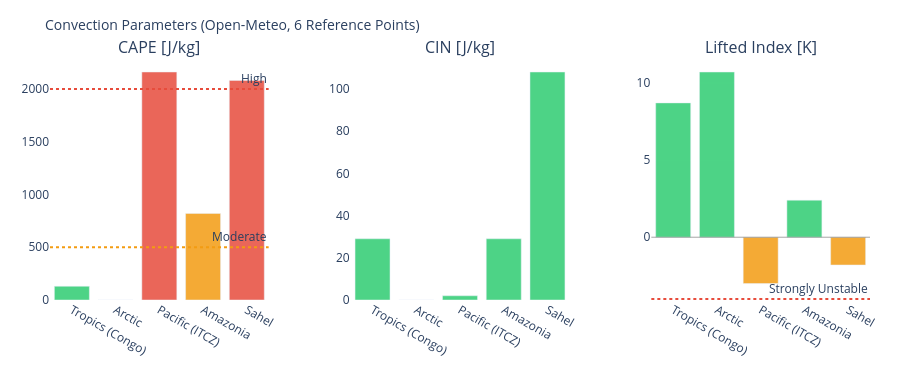

Notebook code for this chart:
### Markdown cell above
---
## 3. Visualizations

### Code cell
# ============================================================
# CAPE / CIN / LIFTED INDEX – Convection potential
# ============================================================

if not df_atm.empty:
    fig = make_subplots(
        rows=1, cols=3,
        subplot_titles=['CAPE [J/kg]', 'CIN [J/kg]', 'Lifted Index [K]'],
        horizontal_spacing=0.1
    )
    pts = df_atm['point'].tolist()
    pt_colors = ['#E85D24','#185FA5','#888780','#378ADD','#639922','#F2A623']

    # CAPE – höher = mehr Gewitterpotential
    cape_vals = df_atm['cape'].fillna(0).tolist()
    cape_colors = ['#e74c3c' if v > 2000 else '#f39c12' if v > 500 else '#2ecc71'
                   for v in cape_vals]
    fig.add_trace(go.Bar(x=pts, y=cape_vals, marker_color=cape_colors,
                         opacity=0.85, showlegend=False), row=1, col=1)
    fig.add_hline(y=2000, line_dash='dot', line_color='#e74c3c',
                  annotation_text='High', row=1, col=1)
    fig.add_hline(y=500,  line_dash='dot', line_color='#f39c12',
                  annotation_text='Moderate', row=1, col=1)

    # CIN – negativer = stärker gedeckelt (weniger Auslöse)
    cin_vals = df_atm['cin'].fillna(0).tolist()
    cin_colors = ['#e74c3c' if v < -200 else '#f39c12' if v < -50 else '#2ecc71'
                  for v in cin_vals]
    fig.add_trace(go.Bar(x=pts, y=cin_vals, marker_color=cin_colors,
                         opacity=0.85, showlegend=False), row=1, col=2)

    # Lifted Index – negativ = instabil
    li_vals = df_atm['li'].fillna(0).tolist()
    li_colors = ['#e74c3c' if v < -4 else '#f39c12' if v < 0 else '#2ecc71'
                 for v in li_vals]
    fig.add_trace(go.Bar(x=pts, y=li_vals, marker_color=li_colors,
                         opacity=0.85, showlegend=False), row=1, col=3)
    fig.add_hline(y=0, line_color='gray', line_width=0.7, row=1, col=3)
    fig.add_hline(y=-4, line_dash='dot', line_color='#e74c3c',
                  annotation_text='Strongly Unstable', row=1, col=3)

    fig.update_layout(
        title=dict(text='Convection Parameters (Open-Meteo, 6 Reference Points)', font=dict(size=14)),
        height=380, plot_bgcolor='rgba(0,0,0,0)', paper_bgcolor='rgba(0,0,0,0)',
        margin=dict(l=50, r=30, t=60, b=80)
    )
    fig.update_xaxes(tickangle=30)
    fig.show()

### Figure 1 — Plotly figure (JSON) as saved in the notebook; plotly's stock layout.template omitted (floating-point values rounded to 4 significant figures)
{"data": [{"marker": {"color": ["#2ecc71", "#2ecc71", "#e74c3c", "#f39c12", "#e74c3c"]}, "opacity": 0.85, "showlegend": false, "type": "bar", "x": ["Tropics (Congo)", "Arctic", "Pacific (ITCZ)", "Amazonia", "Sahel"], "xaxis": "x", "y": [130.0, 0.0, 2160.0, 820.0, 2080.0], "yaxis": "y"}, {"marker": {"color": ["#2ecc71", "#2ecc71", "#2ecc71", "#2ecc71", "#2ecc71"]}, "opacity": 0.85, "showlegend": false, "type": "bar", "x": ["Tropics (Congo)", "Arctic", "Pacific (ITCZ)", "Amazonia", "Sahel"], "xaxis": "x2", "y": [29.0, 0.0, 2.0, 29.0, 108.0], "yaxis": "y2"}, {"marker": {"color": ["#2ecc71", "#2ecc71", "#f39c12", "#2ecc71", "#f39c12"]}, "opacity": 0.85, "showlegend": false, "type": "bar", "x": ["Tropics (Congo)", "Arctic", "Pacific (ITCZ)", "Amazonia", "Sahel"], "xaxis": "x3", "y": [8.7, 10.7, -3.0, 2.4, -1.8], "yaxis": "y3"}], "layout": {"annotations": [{"font": {"size": 16}, "showarrow": false, "text": "CAPE [J/kg]", "x": 0.1333, "xanchor": "center", "xref": "paper", "y": 1.0, "yanchor": "bottom", "yref": "paper"}, {"font": {"size": 16}, "showarrow": false, "text": "CIN [J/kg]", "x": 0.5, "xanchor": "center", "xref": "paper", "y": 1.0, "yanchor": "bottom", "yref": "paper"}, {"font": {"size": 16}, "showarrow": false, "text": "Lifted Index [K]", "x": 0.8667, "xanchor": "center", "xref": "paper", "y": 1.0, "yanchor": "bottom", "yref": "paper"}, {"showarrow": false, "text": "High", "x": 1, "xanchor": "right", "xref": "x domain", "y": 2000, "yanchor": "bottom", "yref": "y"}, {"showarrow": false, "text": "Moderate", "x": 1, "xanchor": "right", "xref": "x domain", "y": 500, "yanchor": "bottom", "yref": "y"}, {"showarrow": false, "text": "Strongly Unstable", "x": 1, "xanchor": "right", "xref": "x3 domain", "y": -4, "yanchor": "bottom", "yref": "y3"}], "height": 380, "margin": {"b": 80, "l": 50, "r": 30, "t": 60}, "paper_bgcolor": "rgba(0,0,0,0)", "plot_bgcolor": "rgba(0,0,0,0)", "shapes": [{"line": {"color": "#e74c3c", "dash": "dot"}, "type": "line", "x0": 0, "x1": 1, "xref": "x domain", "y0": 2000, "y1": 2000, "yref": "y"}, {"line": {"color": "#f39c12", "dash": "dot"}, "type": "line", "x0": 0, "x1": 1, "xref": "x domain", "y0": 500, "y1": 500, "yref": "y"}, {"line": {"color": "gray", "width": 0.7}, "type": "line", "x0": 0, "x1": 1, "xref": "x3 domain", "y0": 0, "y1": 0, "yref": "y3"}, {"line": {"color": "#e74c3c", "dash": "dot"}, "type": "line", "x0": 0, "x1": 1, "xref": "x3 domain", "y0": -4, "y1": -4, "yref": "y3"}], "title": {"font": {"size": 14}, "text": "Convection Parameters (Open-Meteo, 6 Reference Points)"}, "xaxis": {"anchor": "y", "domain": [0.0, 0.2667], "tickangle": 30}, "xaxis2": {"anchor": "y2", "domain": [0.3667, 0.6333], "tickangle": 30}, "xaxis3": {"anchor": "y3", "domain": [0.7333, 1.0], "tickangle": 30}, "yaxis": {"anchor": "x", "domain": [0.0, 1.0]}, "yaxis2": {"anchor": "x2", "domain": [0.0, 1.0]}, "yaxis3": {"anchor": "x3", "domain": [0.0, 1.0]}}}
